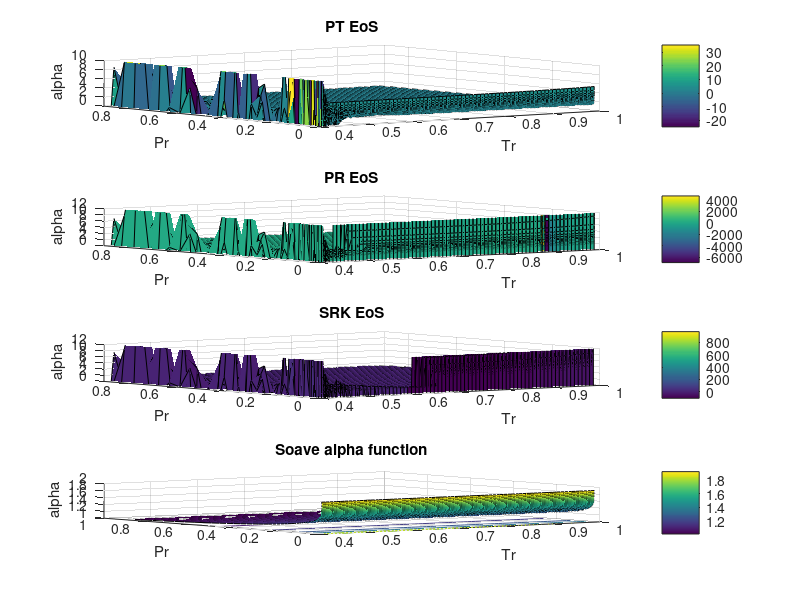

MATLAB code to generate this figure:
clear 
clc
load decane_3D_data.mat
%PR 3D Decane
omega = 0.484; %Acentric factor
Tc = 617.7; %K
Pc = 2103000; %Pa
R = 8.31446 %J/K*mol
Zc = 0.297;
b1 = 0.07780*(R*Tc/Pc);
a1 = 0.45724*(((R^2)*(Tc^2))/Pc);
b2 = 0.08664*(R*Tc/Pc);
a2 = 0.42747*(((R^2)*(Tc^2))/Pc);
omega_c = 1-3*Zc;
omega_b = 0.07430872445;
omega_a = 3*Zc^2+3*(1-2*Zc)*omega_b+omega_b^2+1-3*Zc;
a3 = omega_a*(((R^2)*(Tc^2))/Pc);
b3 = omega_b*(R*Tc/Pc);
c3 = omega_c*(R*Tc/Pc);
M = 142.2817/1000; %kg/mol
S1=0.37464+1.54226*omega-0.26992*omega^2;
% S2=0.48508+1.55171*omega-0.176*omega^2;
Pr_list = P/Pc
for j = 1:1:73
   T = 250; %k
   for i = 1:1:73
       Vm(i,j) = M / rho(i,j);
       alpha_PT(i,j) = ((R*T)/(Vm(i,j)-b3)-P(j))*((Vm(i,j)^2+b3*Vm(i,j)+c3*Vm(i,j)-c3*b3)/a3);
       alpha_PR(i,j) = ((R*T)/(Vm(i,j)-b1)-P(j))*((Vm(i,j)^2+2*b1*Vm(i,j)-b1^2)/a1);
       alpha_SRK(i,j) = ((R*T)/(Vm(i,j)-b2)-P(j))*((Vm(i,j)^2+b2*Vm(i,j))/a2);
       Tr = T/Tc;
       Tr_list(i) = Tr;
       alpha_soave_PR(i,j) =(1+S1*(1-sqrt(Tr)))^2;
       T = T + 5;
   end
end
subplot(4,1,1);
surfc(Tr_list,Pr_list,alpha_PT);
xlabel('Tr')
ylabel('Pr')
zlabel('alpha')
colorbar
title('PT EoS')
axis([0.4 1 0 0.9 0 10])

subplot(4,1,2);
surfc(Tr_list,Pr_list,alpha_PR);
xlabel('Tr')
ylabel('Pr')
zlabel('alpha')
title('PR EoS')
colorbar
axis([0.4 1 0 0.9 0 12])

subplot(4,1,3);
surfc(Tr_list,Pr_list,alpha_SRK);
xlabel('Tr')
ylabel('Pr')
zlabel('alpha')
title('SRK EoS')
colorbar
axis([0.4 1 0 0.9 0 12])

subplot(4,1,4);
surfc(Tr_list,Pr_list,alpha_soave_PR);
xlabel('Tr')
ylabel('Pr')
zlabel('alpha')
title('Soave alpha function')
colorbar

%    Vm_liq(i) = M/rho_liq(i);
%    Vm_vap(i) = M/rho_vap(i);
%    alpha_PT_liq(i) = ((R*T)/(Vm_liq(i)-b3)-P(i))*((Vm_liq(i)^2+b3*Vm_liq(i)+c3*Vm_liq(i)-c3*b3)/a3);
%    alpha_PT_vap(i) = ((R*T)/(Vm_vap(i)-b3)-P(i))*((Vm_vap(i)^2+b3*Vm_vap(i)+c3*Vm_vap(i)-c3*b3)/a3);
%   
% %    alpha_SRK_liq(i) = ((R*T)/(Vm_liq(i)-b2)-P(i))*((Vm_liq(i)^2+b2*Vm_liq(i))/a2);
%    alpha_PR_vap(i) = ((R*T)/(Vm_vap(i)-b1)-P(i))*((Vm_vap(i)^2+2*b1*Vm_vap(i)-b1^2)/a1);
% %    alpha_SRK_vap(i) = ((R*T)/(Vm_vap(i)-b2)-P(i))*((Vm_vap(i)^2+b2*Vm_vap(i))/a2);
%    alpha_soave_PR(i) =(1+S1*(1-sqrt(Tr)))^2;
% %    alpha_soave_SRK(i) =(1+S2*(1-sqrt(Tr)))^2;
%    alpha_Gasem(i) = exp((1.997+0.934*Tr)*(1-(Tr)^0.3645));
% %    alpha_twu(i) = (Tr)^(0.081043)*exp(0.915696*(1-(Tr)^(2.61622)));
%    Temp(i)=T;
%    T = T+5;
% hold on
% plot(sqrt(Pr),sqrt(alpha_PR_liq),'h','MarkerSize',8,'MarkerFaceColor','r','LineWidth',1.2)
% plot(sqrt(Pr),sqrt(alpha_PT_liq),'^','MarkerSize',8,'MarkerFaceColor','g','LineWidth',1.2)
% plot(sqrt(Pr),sqrt(alpha_PR_vap),'h','MarkerSize',8,'MarkerFaceColor','k','LineWidth',1.2)
% plot(sqrt(Pr),sqrt(alpha_PT_vap),'^','MarkerSize',8,'MarkerFaceColor','b','LineWidth',1.2)
% plot(sqrt(Pr),sqrt(alpha_soave_PR),'r','LineWidth',2)
% % plot(sqrt(Tr_list),sqrt(alpha_soave_SRK),'g','LineWidth',2)
% plot(sqrt(Pr),sqrt(alpha_Gasem),'b','LineWidth',2)
% plot(Tr_list,Pr)
% hold off
% legend('PR NIST liq','PT NIST liq','PR NIST vap','PT NIST vap','Soave PR','Gasem')
% xlabel('Tr^{0.5}')
% ylabel('Alpha^{0.5}')
% title('EoS Alpha functions value comparison for decane')
